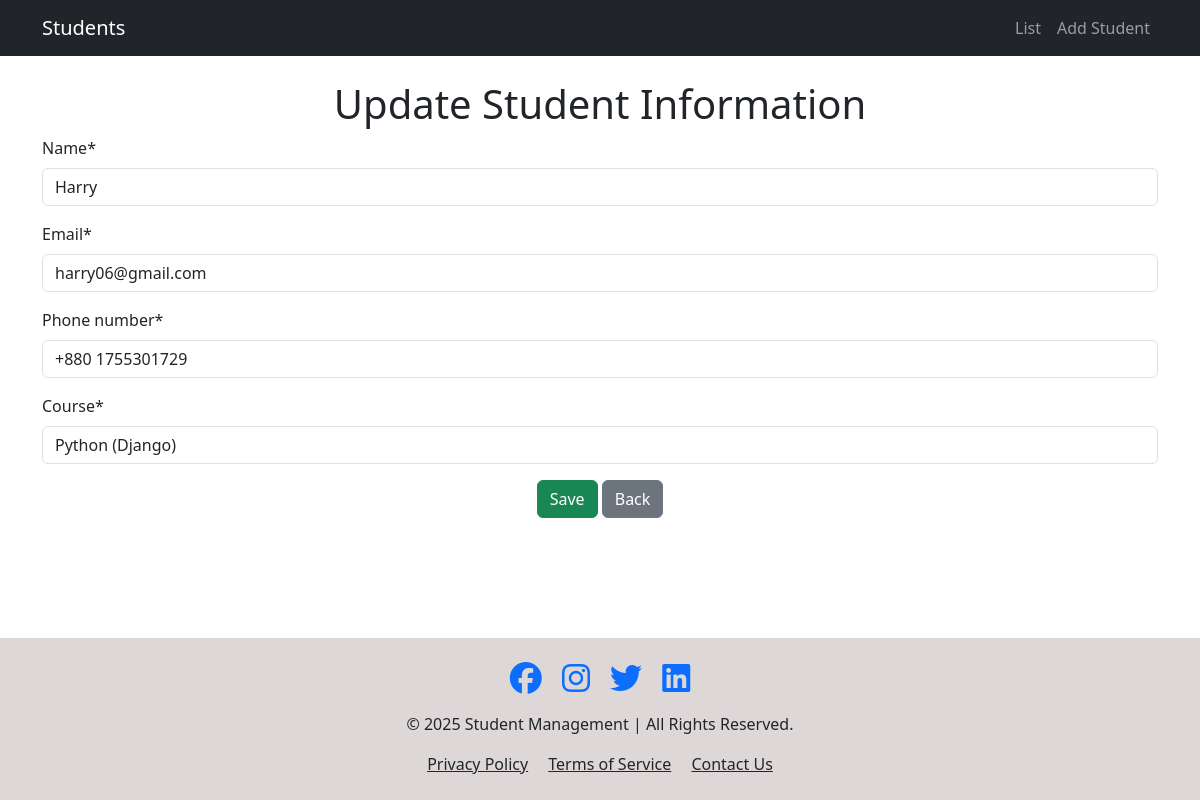
Page /update/10 on the committed database.
### students/models.py (models this page shows, shortened)
class StudentsInfo(models.Model):
    name = models.CharField(max_length=255)
    email = models.EmailField(unique=True)
    phone_number = models.CharField(max_length=15, unique=True)
    course = models.CharField(max_length=100)

### students/views.py (the view)
# urls.py: path('update/<int:roll>', views.update, name="update"),
def update(request, roll):
    student = StudentsInfo.objects.get(id=roll)
    if request.method == "POST":
        form = studentForm(request.POST, instance=student)
        if form.is_valid():
            form.save()
            messages.success(request, "Successfully Student Information Updated")
            return redirect('student_list')
        else:
            return render(request, 'add_student.html', {'form': form})
    else:
        form = studentForm(instance=student)
        return render(request, 'add_student.html', {'form': form})

### students/forms.py (shortened to what this page needs)
class studentForm(forms.ModelForm):
    class Meta:
        model = StudentsInfo
        fields  = ['name','email','phone_number','course']

### students/templates/add_student.html (shortened to what this page needs)
{% extends "base.html" %}
{% load crispy_forms_tags %}
{% block content %}
<h1 class="text-center">{% if form.instance.pk %}Update{% else %}Add{% endif %} Student Information</h1>
<div>
    <form method="post">
        {{ form|crispy }}
        <div class="text-center">
            <button type="submit" class="btn btn-success">Save</button>
            <a href="{% url 'student_list' %}" class="btn btn-secondary">Back</a>
        </div>
    </form>
</div>
{% endblock %}

### students/templates/base.html (style rules this page uses)
body { display: flex; flex-direction: column; min-height: 100vh; }

### rows in the picture
StudentsInfo: name "Harry", email "harry06@gmail.com", phone_number "+880 1755301729", course "Python (Django)"
